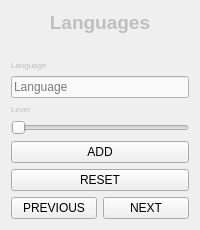
                <widget class="QWidget" name="page_4">
                 <layout class="QVBoxLayout" name="verticalLayout_97">
                  <item>
                   <layout class="QVBoxLayout" name="verticalLayout_81">
                    <item>
                     <widget class="QLabel" name="label_25">
                      <property name="sizePolicy">
                       <sizepolicy hsizetype="Minimum" vsizetype="Maximum">
                        <horstretch>0</horstretch>
                        <verstretch>0</verstretch>
                       </sizepolicy>
                      </property>
                      <property name="font">
                       <font>
                        <pointsize>14</pointsize>
                        <weight>75</weight>
                        <bold>true</bold>
                       </font>
                      </property>
                      <property name="styleSheet">
                       <string notr="true">color: rgb(191, 191, 191);</string>
                      </property>
                      <property name="text">
                       <string>Languages</string>
                      </property>
                      <property name="alignment">
                       <set>Qt::AlignCenter</set>
                      </property>
                     </widget>
                    </item>
                    <item>
                     <widget class="QLabel" name="label_124">
                      <property name="styleSheet">
                       <string notr="true">font: 14pt &quot;MS Shell Dlg 2&quot;;</string>
                      </property>
                      <property name="text">
                       <string/>
                      </property>
                      <property name="pixmap">
                       <pixmap resource="f1.qrc">:/newPrefix/Pic/language.jpg</pixmap>
                      </property>
                      <property name="scaledContents">
                       <bool>true</bool>
                      </property>
                      <property name="alignment">
                       <set>Qt::AlignCenter</set>
                      </property>
                     </widget>
                    </item>
                    <item>
                     <widget class="QLabel" name="label">
                      <property name="sizePolicy">
                       <sizepolicy hsizetype="Preferred" vsizetype="Maximum">
                        <horstretch>0</horstretch>
                        <verstretch>0</verstretch>
                       </sizepolicy>
                      </property>
                      <property name="font">
                       <font>
                        <pointsize>6</pointsize>
                       </font>
                      </property>
                      <property name="styleSheet">
                       <string notr="true">color: rgb(191, 191, 191);</string>
                      </property>
                      <property name="text">
                       <string>Language</string>
                      </property>
                     </widget>
                    </item>
                    <item>
                     <widget class="QLineEdit" name="lang_line_edit_f2">
                      <property name="styleSheet">
                       <string notr="true">background-color: rgb(250,250 ,250);</string>
                      </property>
                      <property name="placeholderText">
                       <string>Language</string>
                      </property>
                     </widget>
                    </item>
                    <item>
                     <widget class="QLabel" name="label_35">
                      <property name="sizePolicy">
                       <sizepolicy hsizetype="Minimum" vsizetype="Maximum">
                        <horstretch>0</horstretch>
                        <verstretch>0</verstretch>
                       </sizepolicy>
                      </property>
                      <property name="font">
                       <font>
                        <pointsize>6</pointsize>
                       </font>
                      </property>
                      <property name="styleSheet">
                       <string notr="true">color: rgb(191, 191, 191);</string>
                      </property>
                      <property name="text">
                       <string>Level</string>
                      </property>
                     </widget>
                    </item>
                    <item>
                     <widget class="QSlider" name="lang_slider_f2">
                      <property name="maximum">
                       <number>5</number>
                      </property>
                      <property name="pageStep">
                       <number>1</number>
                      </property>
                      <property name="tracking">
                       <bool>false</bool>
                      </property>
                      <property name="orientation">
                       <enum>Qt::Horizontal</enum>
                      </property>
                      <property name="invertedAppearance">
                       <bool>false</bool>
                      </property>
                     </widget>
                    </item>
                    <item>
                     <widget class="QPushButton" name="ADD_LANG_F2">
                      <property name="styleSheet">
                       <string notr="true">QPushButton {
	color: rgb(0, 0, 0);
	background-color: rgb(191, 191 191);
}
QPushButton:hover {
	color: rgb(255, 255, 255);
	background-color: rgb(0, 68, 100);
}</string>
                      </property>
                      <property name="text">
                       <string>ADD</string>
                      </property>
                     </widget>
                    </item>
                    <item>
                     <widget class="QPushButton" name="rl2">
                      <property name="styleSheet">
                       <string notr="true">QPushButton {
	color: rgb(0, 0, 0);
	background-color: rgb(191, 191 191);
}
QPushButton:hover {
	color: rgb(255, 255, 255);
	background-color: rgb(0, 68, 100);
}</string>
                      </property>
                      <property name="text">
                       <string>RESET</string>
                      </property>
                     </widget>
                    </item>
                    <item>
                     <layout class="QHBoxLayout" name="horizontalLayout_43">
                      <item>
                       <widget class="QPushButton" name="F1_PREVIOUS_3">
                        <property name="styleSheet">
                         <string notr="true">QPushButton {
	color: rgb(0, 0, 0);
	background-color: rgb(191, 191 191);
}
QPushButton:hover {
	color: rgb(255, 255, 255);
	background-color: rgb(0, 68, 100);
}</string>
                        </property>
                        <property name="text">
                         <string>PREVIOUS</string>
                        </property>
                       </widget>
                      </item>
                      <item>
                       <widget class="QPushButton" name="F1_NEXT_3">
                        <property name="styleSheet">
                         <string notr="true">QPushButton {
	color: rgb(0, 0, 0);
	background-color: rgb(191, 191 191);
}
QPushButton:hover {
	color: rgb(255, 255, 255);
	background-color: rgb(0, 68, 100);
}</string>
                        </property>
                        <property name="text">
                         <string>NEXT</string>
                        </property>
                       </widget>
                      </item>
                     </layout>
                    </item>
                   </layout>
                  </item>
                 </layout>
                </widget>
